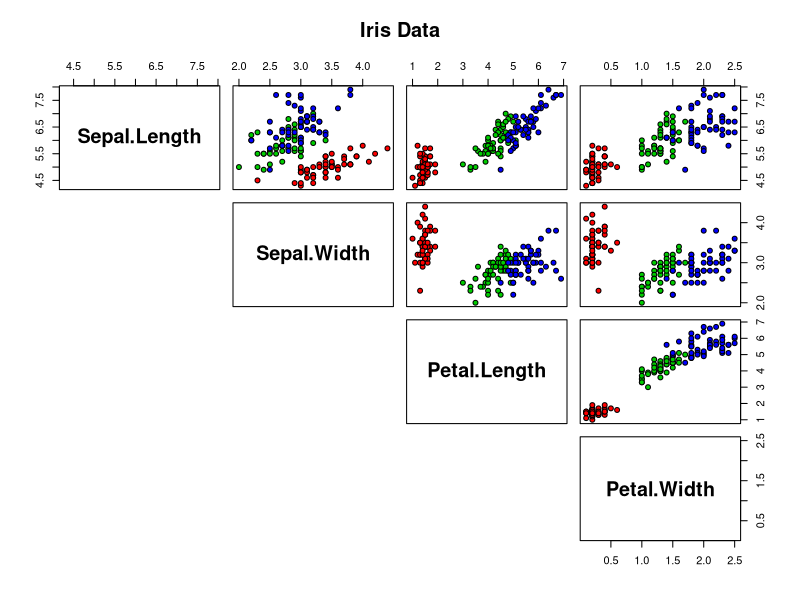
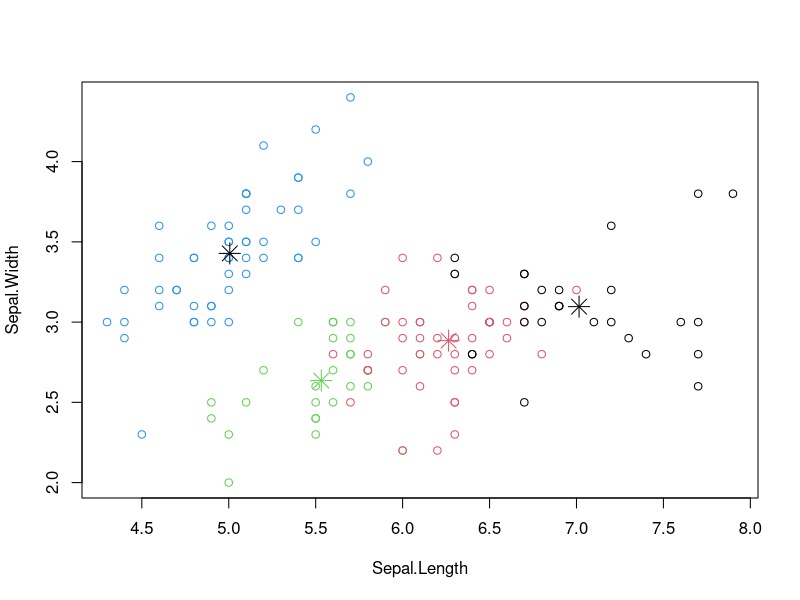

Here is the R script that generated these plots, in order:
# File description -------------------------------------------------------------
# Simple example of clustering

# Setup ------------------------------------------------------------------------
rm(list=ls()) # Delete all variables
graphics.off() # Close all open plots
cat("\014")   # Clear console

# Visualize the data -----------------------------------------------------------
pairs(iris[1:4], 
      main = "Iris Data", 
      pch = 21, 
      bg = c("red", "green3", "blue")[unclass(iris$Species)],
      lower.panel=NULL, 
      labels=c("Sepal.Length","Sepal.Width","Petal.Length","Petal.Width"), 
      font.labels=2,
      cex.labels=1.8) 

# Inspect the data
print(head(iris))
print(unique(iris$Species))

# Find clusters ----------------------------------------------------------------
# Make copy of iris
iris_no_labels <- iris

# Remove category labels
iris_no_labels$Species <- NULL

# Apply kmeans to iris
n_clusters <- 4 # Experiment by trying 1, 2, or 4 clusters
kc <- kmeans(iris_no_labels, 
             n_clusters)

# Visualize the clusters
plot(iris[c("Sepal.Length", "Sepal.Width")], 
     col=kc$cluster)
points(kc$centers[,c("Sepal.Length", "Sepal.Width")], 
       col=1:3, 
       pch=8,
       cex=2)

print(kc) # Inspect the clusters